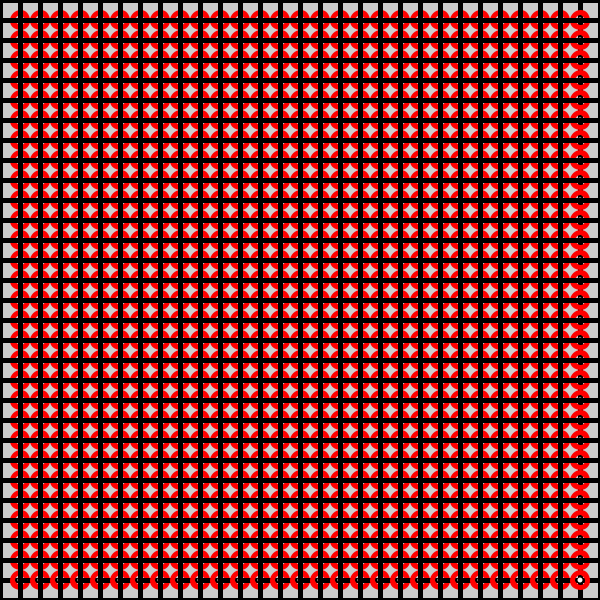
Frame 1 (no input)
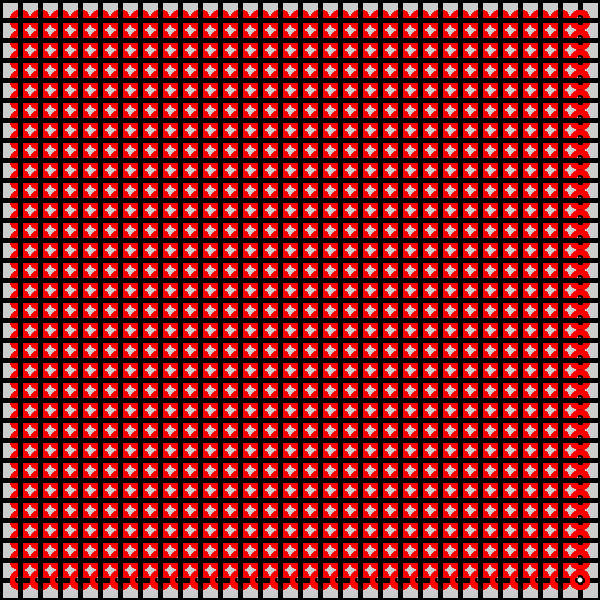
Frame 60 (the mouse pressed at the canvas centre just before this capture)
Frame 120 (the mouse held since frame 60 and released just before this capture): identical to frame 60, image omitted

The Processing sketch that drew these frames (run headless with seeded random() and noise(); from frame 60 on, the mouse is pressed at the canvas centre):

// Processing sketch: processing_143477
// ── processing_143477.pde

// Konkuk University
 // Department of Dynamic Media
 // SOS iDesign
// Name: CHAE Seo Rin
 // ID: 201420110


void setup(){
size (600, 600);
smooth();
 }

void draw(){
for(int a = 20; a< width; a = a+20){
  for(int b = 20; b< width; b = b+20){
    strokeWeight(15);
    stroke(255, 0, 0);
    fill(255);
    ellipseMode(CENTER);
    ellipse(a, b, 5, 5);
    strokeWeight(5);
    stroke(0);
    noFill();
    rectMode(CENTER);
    rect(a, b, 40, 40);

  }
}
    
    
    
}
